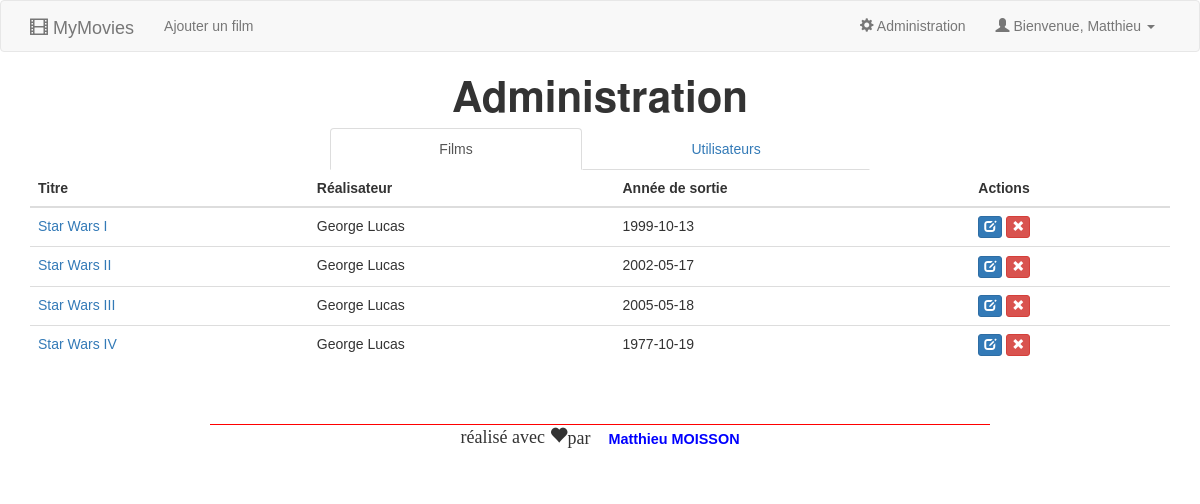
The app's page /Mymovies-dynamique/administration.php, older data.
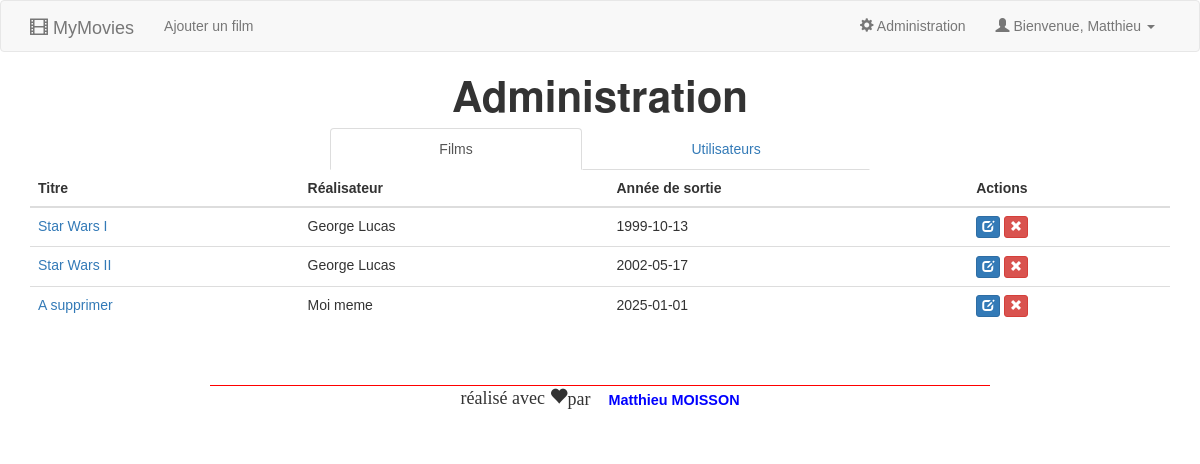
The same page, newer data.
### tables this page shows
CREATE TABLE IF NOT EXISTS `movie` (
  `mov_id` int(11) NOT NULL AUTO_INCREMENT,
  `mov_title` varchar(100) NOT NULL,
  `mov_description_short` varchar(500) NOT NULL,
  `mov_description_long` varchar(2000) NOT NULL,
  `mov_director` varchar(150) NOT NULL,
  `mov_year` date DEFAULT NULL,
  `mov_image` varchar(150) DEFAULT NULL,
  PRIMARY KEY (`mov_id`)
);

### Mymovies-dynamique/administration.php (the view, shortened to what this page needs)
<!doctype html>
<html>
    <head>
		<link href="lib/bootstrap/css/bootstrap.min.css" rel="stylesheet">
		<link href="css/style.css" rel="stylesheet">
    </head>
    <body>
		<?php include("entete.php"); ?>
		<h1 class="Titre_admin">
			Administration
		</h1>
		<div class="container">
		<div class="col-md-3"></div>
			<div class="col-md-6">
				<ul class="nav nav-tabs nav-justified">
					<li class="active"><a data-toggle="tab" href="#films">Films</a></li>
					<li><a data-toggle="tab" href="#Utilisateurs">Utilisateurs</a></li>
				</ul>
			</div>
		<div class="col-md-3"></div>
			<div class="tab-content">
				<div id="films" class="tab-pane fade in active">
					<table class="table table-hover">
						<thead>
							<tr>
								<th>Titre</th>
								<th>Réalisateur</th>
								<th>Année de sortie</th>
								<th>Actions</th>
							</tr>
						</thead>
						<tbody>
							<?php
							$reponse_film=$bdd->query('SELECT * FROM movie');
							while($donnees=$reponse_film->fetch()){
								?>
								<tr>
									<td><a href="film.php?id=<?php echo $donnees['mov_id']?>"><?php echo $donnees['mov_title'];?></a></td>
									<td><?php echo $donnees['mov_director']; ?></td>
									<td><?php echo $donnees['mov_year']; ?></td>
									<td>
										<a href="edition.php?id=<?php echo $donnees['mov_id']?>">
											<button type="button" class="btn btn-xs btn-primary">
												<span class="glyphicon glyphicon-edit" aria-hidden="true"></span>
											</button>
										</a>
										<a href="delete.php?id=<?php echo $donnees['mov_id']?>" onclick="return confirm('Supprimer?')">
											<button type="button" class="btn btn-xs btn-danger">
												<span class="glyphicon glyphicon-remove" aria-hidden="true"></span>
											</button>
										</a>
									</td>
								</tr>
								<?php
							}
							?>
						</tbody>
					</table>
				</div>
			</div>
		</div>
		<?php include("pied.php"); ?>
    </body>
</html>

### Mymovies-dynamique/entete.php (shortened to what this page needs)
<div class="navbar navbar-default" role="navigation">
	<div class="container">
		<div class="navbar-header">
			<a class="navbar-brand" href="index.php">
				<span class="glyphicon glyphicon-film"></span>
				MyMovies
			</a>
		</div>
		<div class="collapse navbar-collapse" id="navbar-collapse-target">
			<ul class="nav navbar-nav">
				<li><a href="ajout.php">Ajouter un film</a></li>
			</ul>
			<ul class="nav navbar-nav navbar-right">
				<li>
					<a href="administration.php">
						<span class="glyphicon glyphicon-cog"></span>
						Administration
					</a>
				</li>
				<li class="dropdown">
				  <a href="#" id="dropdownMenu1" data-toggle="dropdown" aria-haspopup="true" aria-expanded="true">
					<span class="glyphicon glyphicon-user"></span>
					Bienvenue, Matthieu
					<span class="caret"></span>
				  </a>
				</li>
			</ul>
		</div>
	</div>
</div>

### Mymovies-dynamique/pied.php
<br/> <br/>
<div class="container">
	<div class="row">
		<div class="col-md-2"></div>
		<div class="Partie_bah col-md-8">
			<p>
				réalisé avec <span class="glyphicon glyphicon-heart">par <strong>Matthieu MOISSON</strong>
			</p>
		</div>
		<div class="col-md-2"></div>
	</div>
</div>

### Mymovies-dynamique/css/style.css (style rules this page uses)
.row { margin-bottom: 15px; }
* { font-family: "Arial"; }
p { font-size: large; font-family: "Papyrus"; }
h1 { font-weight: bold; font-size: 3em; }
.Partie_bah { text-align: center; border-top: 1px solid red; }
strong { color: blue; font-size:0.8em; }
.Titre_admin { text-align: center; }

Row changes from the older to the newer data that the page shows:
removed movie: mov_title "Star Wars III", mov_director "George Lucas", mov_year "2005-05-18"
removed movie: mov_title "Star Wars IV", mov_director "George Lucas", mov_year "1977-10-19"
added movie: mov_title "A supprimer", mov_director "Moi meme", mov_year "2025-01-01"
